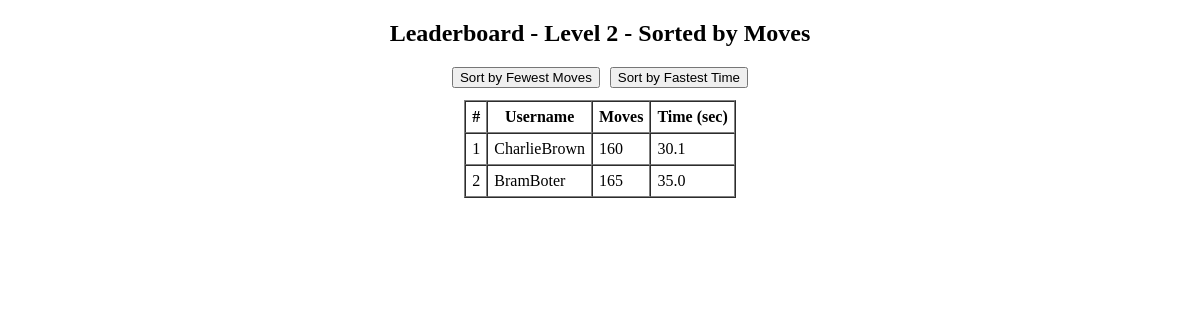
The page /game_leaderboard/moves/2 on the database as committed earlier.
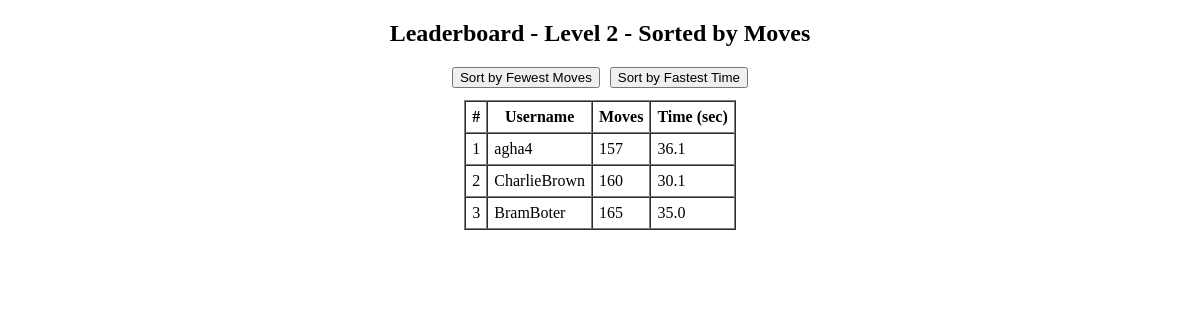
The same page on the database as committed later.
### server.py (models this page shows)
class ScoreMoves(db.Model):
    score_id = db.Column(db.Integer, primary_key=True)
    username = db.Column(db.String(20), nullable=False)
    level = db.Column(db.String(30), nullable=False)
    moves = db.Column(db.Integer, nullable=False)
    time_taken = db.Column(db.Float, nullable=False)
    __table_args__ = (
        db.UniqueConstraint('username', 'level', name='unique_username_level'),
    )

### server.py (the view)
@app.route('/game_leaderboard/moves/<level>')
def game_leaderboard_moves(level):
    scores = ScoreMoves.query.filter_by(level=level).order_by(ScoreMoves.moves.asc()).all()
    return render_template('gameleaderboard.html', scores=scores, selected_level=level, mode='moves')

### templates/gameleaderboard.html (shortened to what this page needs)
<!DOCTYPE html>
<html lang="en">
<head>
    <link rel="stylesheet" href="{{ url_for('static', filename='css/styleleaderboard.css') }}">
</head>
<body>
    <div class="leaderboard-container">
        <h2>Leaderboard - Level {{ selected_level }} - Sorted by {{ mode|capitalize }}</h2>
        <div class="sort-buttons">
            <form action="{{ url_for('game_leaderboard_moves', level=selected_level) }}" method="get">
                <button type="submit">Sort by Fewest Moves</button>
            </form>
            <form action="{{ url_for('game_leaderboard_time', level=selected_level) }}" method="get">
                <button type="submit">Sort by Fastest Time</button>
            </form>
        </div>
        <table border="1" cellspacing="0" cellpadding="6">
            <tr>
                <th>#</th>
                <th>Username</th>
                <th>Moves</th>
                <th>Time (sec)</th>
            </tr>
            {% for score in scores %}
            <tr>
                <td>{{ loop.index }}</td>
                <td>{{ score.username }}</td>
                <td>{{ score.moves }}</td>
                <td>{{ score.time_taken }}</td>
            </tr>
            {% endfor %}
        </table>
    </div>
</body>
</html>

Rows that differ between the two databases and show on the page:
added ScoreMoves: username "agha4", moves "157", time_taken "36.1"
